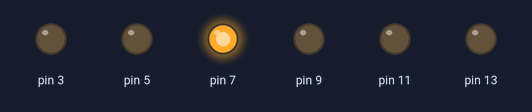
This sketch was run on a simulated Arduino Uno, built with avr-gcc and run on an emulated ATmega328P. Shown: output pins drawn as LEDs (lit = HIGH).

Above: at 0.06 s.
At 2.13 s:
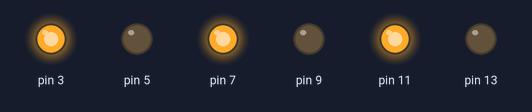
At 2.39 s:
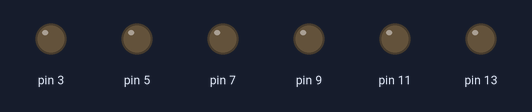
At 3.01 s:
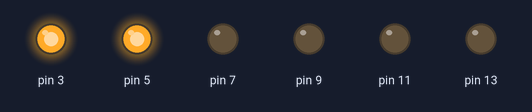
At 5.13 s:
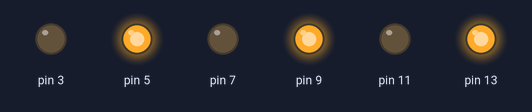
At 6.08 s:
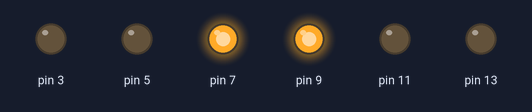
Timing chart, 0 to 7.5 s (numbered marks = the images above):
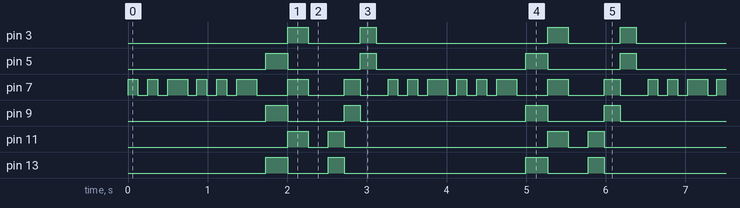

Measured:
- by itself, pin 3: repeats every 3.3 s: LOW 0.65 s, HIGH 0.20 s, LOW 2.2 s, HIGH 0.26 s
- by itself, pin 5: repeats every 3.3 s: LOW 0.91 s, HIGH 0.20 s, LOW 1.9 s, HIGH 0.28 s
- by itself, pin 9: repeats every 3.3 s: LOW 0.71 s, HIGH 0.20 s, LOW 2.1 s, HIGH 0.28 s
- by itself, pin 11: repeats every 3.3 s: LOW 0.25 s, HIGH 0.20 s, LOW 2.6 s, HIGH 0.26 s
- by itself, pin 13: repeats every 3.3 s: LOW 0.51 s, HIGH 0.20 s, LOW 2.3 s, HIGH 0.28 s
- by itself, pin 7: repeats every 3.3 s: LOW 0.13 s, HIGH 0.13 s, LOW 0.13 s, HIGH 0.25 s, LOW 0.12 s, 2 × (HIGH 0.13 s, LOW 0.13 s), HIGH 0.25 s, LOW 0.39 s, HIGH 0.26 s, LOW 0.45 s, HIGH 0.20 s, LOW 0.35 s, HIGH 0.13 s

The sketch:

arduino1.ino
```cpp
void setup()
{
  pinMode(3, OUTPUT);
  pinMode(5, OUTPUT);
  pinMode(7, OUTPUT);
  pinMode(9, OUTPUT);
  pinMode(11, OUTPUT);
  pinMode(13, OUTPUT);
}

void loop()
{
  int x = 1;
  for (int n = 16; n > 0; n = n - x)
  {
    SQone();
    SQtwo();
  }
  delay(5000);
  SQthree();
}

void SQone()
{
  int x = 1;
  for (int n = 2; n > 0; n = n - x)
  {
    digitalWrite(7, HIGH);
    delay(125);
    digitalWrite(7, LOW);
    delay(125);
    digitalWrite(7, HIGH);
    delay(125);
    digitalWrite(7, LOW);
    delay(125);
    digitalWrite(7, HIGH);
    delay(250);
    digitalWrite(7, LOW);
    delay(115);
  }
}
void SQtwo()
{
  int x = 1;
  for (int n = 1; n > 0; n = n - 1)
  {
    digitalWrite(13, HIGH);
    digitalWrite(9, HIGH);
    digitalWrite(5, HIGH);
    delay(275);
    digitalWrite(13, LOW);
    digitalWrite(9, LOW);
    digitalWrite(5, LOW);
    digitalWrite(11, HIGH);
    digitalWrite(7, HIGH);
    digitalWrite(3, HIGH);
    delay(260);
    digitalWrite(11, LOW);
    digitalWrite(7, LOW);
    digitalWrite(3, LOW);
    delay(250);
    digitalWrite(13, HIGH);
    digitalWrite(11, HIGH);
    delay(200);
    digitalWrite(13, LOW);
    digitalWrite(11, LOW);
    digitalWrite(9, HIGH);
    digitalWrite(7, HIGH);
    delay(200);
    digitalWrite(9, LOW);
    digitalWrite(7, LOW);
    digitalWrite(5, HIGH);
    digitalWrite(3, HIGH);
    delay(200);
    digitalWrite(5, LOW);
    digitalWrite(3, LOW);
    delay(150);
  }
}
void SQthree()
{
    int x = 1;
    for (int n = 2; n > 0 ; n = n - x)
    {
      digitalWrite(13, HIGH);
      digitalWrite(9, HIGH);
      digitalWrite(5, HIGH);
      delay(125);
      digitalWrite(13, LOW);
      digitalWrite(9, LOW);
      digitalWrite(5, LOW);
      digitalWrite(11, HIGH);
      digitalWrite(7, HIGH);
      digitalWrite(3, HIGH);
      delay(125);
      digitalWrite(11, LOW);
      digitalWrite(7, LOW);
      digitalWrite(3, LOW);
      delay(125);
    }
    digitalWrite(13, HIGH);
    digitalWrite(11, HIGH);
    delay(200);
    digitalWrite(13, LOW);
    digitalWrite(11, LOW);
    digitalWrite(9, HIGH);
    digitalWrite(7, HIGH);
    delay(200);
    digitalWrite(9, LOW);
    digitalWrite(7, LOW);
    digitalWrite(5, HIGH);
    digitalWrite(3, HIGH);
    delay(200);
    digitalWrite(5, LOW);
    digitalWrite(3, LOW);
    delay(250);
    digitalWrite(11, HIGH);
    digitalWrite(7, HIGH);
    digitalWrite(3, HIGH);
    delay(125);
    digitalWrite(11, LOW);
    digitalWrite(7, LOW);
    digitalWrite(3, LOW);
    delay(125);
}

 /*
  digitalWrite(13, HIGH);
  delay(1000);
  digitalWrite(13, LOW);
  delay(1000);
  digitalWrite(11, HIGH);
  delay(1000);
  digitalWrite(11, LOW);
  delay(1000);
  digitalWrite(9, HIGH);
  delay(1000);
  digitalWrite(9, LOW);
  delay(1000);
  digitalWrite(7, HIGH);
  delay(1000);
  digitalWrite(7, LOW);
  delay(1000);
  digitalWrite(5, HIGH);
  delay(1000);
  digitalWrite(5, LOW);
  delay(1000);
  digitalWrite(3, HIGH);
  delay(1000);
  digitalWrite(3, LOW);
  delay(1000);

//void loop()
{
   int x = 1;
   for (int i = 0; i > -1; i = i + x){
      analogWrite(PWMpin, i);
      if (i == 255) x = -1;             // switch direction at peak
      delay(10);
   }
}
*/
```
